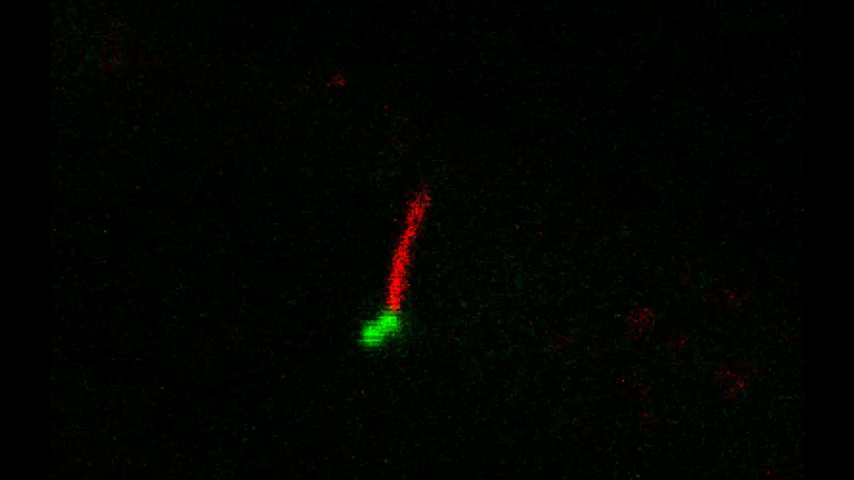
%> input picture Data/mmc4/mmc4_031.jpg, 854 x 480 px; its folder holds 4 pictures in this run
$ octave visualiseCilia_mmc4_2024_10_03.m   (GNU Octave 9; MATLAB toolbox functions it lacks are replaced by stand-ins)
%> lines starting %> are read from the running program, lines starting %| are printed output that depends on the picture; in (x1, y1, x2, y2) boxes, pixels count from 0 and x2, y2 are one past the last pixel; in counts of white or black regions, pixels touching at a corner belong together; the program's own positions count from 1
%% Cilia project
% Initial assessment of the positions of the cilia
clear all
close all
clc
%% Define locations and folder to read
warning('off')
if strcmp('/',filesep)
    baseDirectory    = '/Users/ccr22/Academic/GitHub/Cilia/Data/mmc4';
else
    baseDirectory    = 'C:\Users\sbbk034\OneDrive - City, University of London\Documents\GitHub\Cilia\Data\mmc4';
end
% read all the folders with data, use wildcards to discard . and ..
dir0            = dir(strcat(baseDirectory,filesep,'*.jpg'));
numFrames       = size(dir0,1);

currImage       = imread(strcat(strcat(baseDirectory,filesep,dir0(1).name)));
%> currImage is the input picture: size 480x854x3 uint8; mean R, G, B 1.8, 3.9, 0.8
[rows,cols,levs] = size(currImage);
%> rows = 480; cols = 854; levs = 3
thresR          = graythresh(currImage(:,:,1));
%> thresR = 0.278
%%
filtG           = fspecial("gaussian",9,6);

for k=1:numFrames
    currImage = imread(strcat(strcat(baseDirectory,filesep,dir0(k).name)));

    % remove clock and other elements
    currImage([1:100 350:rows],:,:) = 0;
    currImage(:,[1:100 650:cols],:) = 0;
%> currImage: size 480x854x3 uint8; mean R, G, B 1.1, 1.9, 0.3
    thresR                          = 255*graythresh(currImage(:,:,1));
%> thresR = 70
    cilia_0                         = imfilter(currImage(:,:,1),filtG);
    cilia_1                         = cilia_0>thresR;
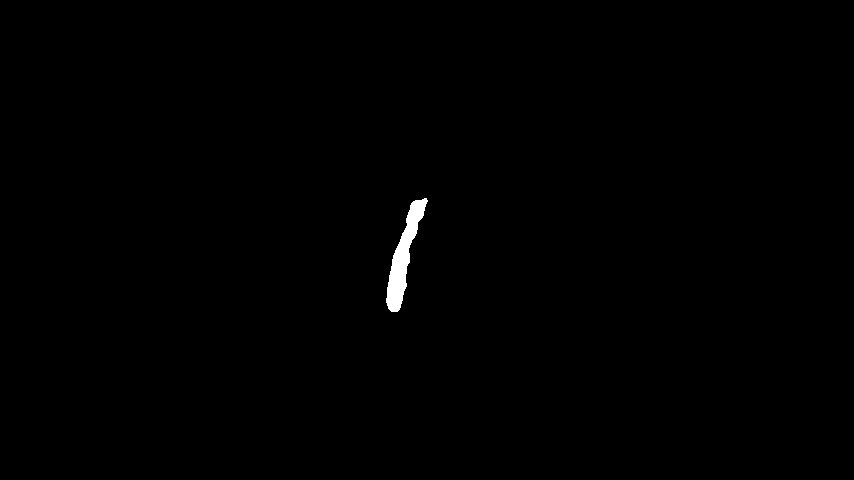
%> cilia_1: size 480x854 logical; 0.42% white; 1 white region, box (x1, y1, x2, y2) and area: (386, 198, 428, 312) 1707
    cilia_2                         = bwmorph(cilia_1,'majority');
%> cilia_2: size 480x854 logical; 0.42% white; 1 white region, box (x1, y1, x2, y2) and area: (386, 198, 428, 312) 1706
    [cilia_3,numObj(k)]                = bwlabel(cilia_2);
    cilia_3P{k}                        = regionprops(cilia_3,'Area','Centroid','BoundingBox','MajorAxisLength','MinorAxisLength','Orientation');
    %imagesc(cilia_3);colorbar
    %drawnow
end
%> pass 2 of the loop `for k=1:numFrames`:
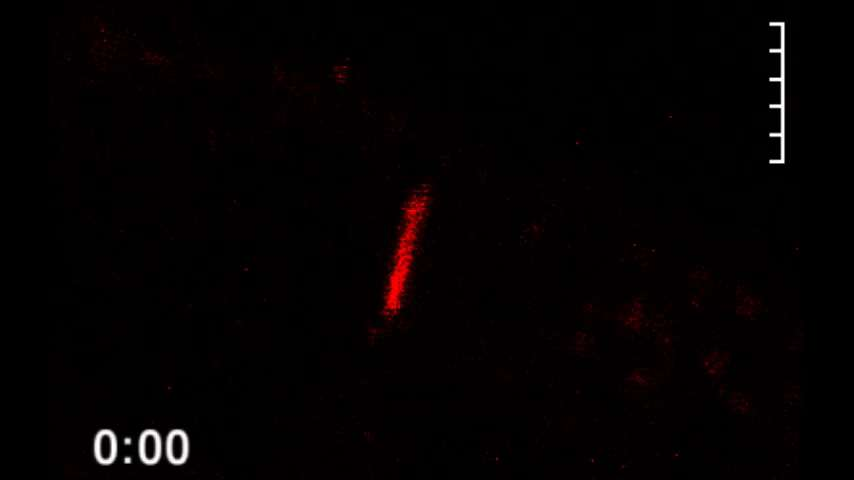
%> input picture Data/mmc4/mmc4_047.jpg, 854 x 480 px
%> currImage is the input picture: size 480x854x3 uint8; mean R, G, B 4.5, 1.7, 2.1
%> `currImage(:,[1:100 650:cols],:) = 0;`:
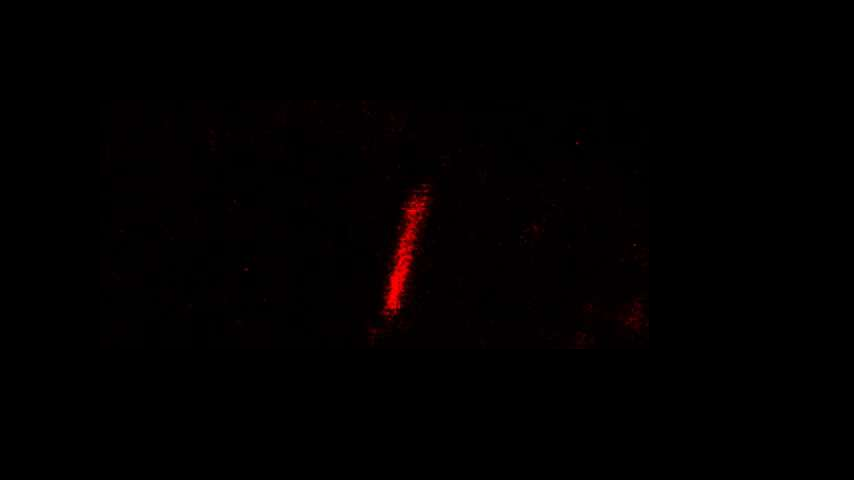
%> currImage: size 480x854x3 uint8; mean R, G, B 1.8, 0.2, 0.3
%> `thresR                          = 255*graythresh(currImage(:,:,1));`: thresR = 78
%> `cilia_1                         = cilia_0>thresR;`:
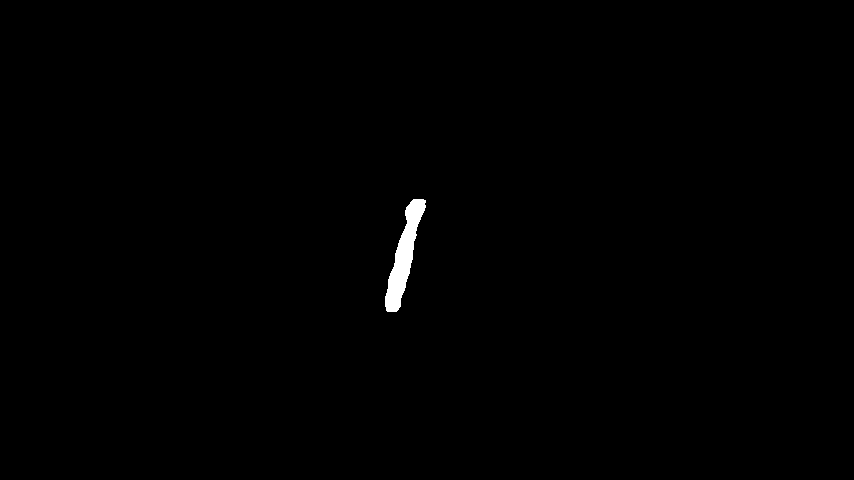
%> cilia_1: size 480x854 logical; 0.45% white; 1 white region, box (x1, y1, x2, y2) and area: (385, 199, 426, 312) 1846
%> cilia_2: size 480x854 logical; 0.45% white; 1 white region, box (x1, y1, x2, y2) and area: (385, 199, 426, 312) 1845
%> pass 3 of the loop `for k=1:numFrames`:
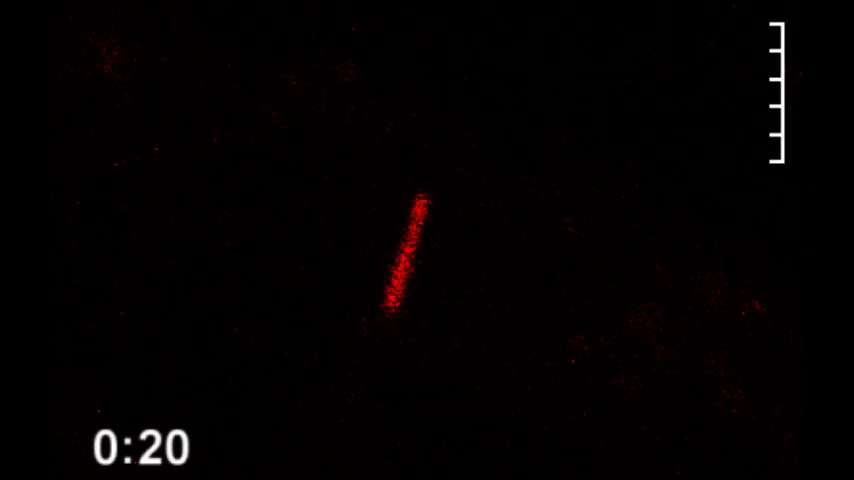
%> input picture Data/mmc4/mmc4_049.jpg, 854 x 480 px
%> currImage is the input picture: size 480x854x3 uint8; mean R, G, B 4.2, 1.7, 2.1
%> `currImage(:,[1:100 650:cols],:) = 0;`:
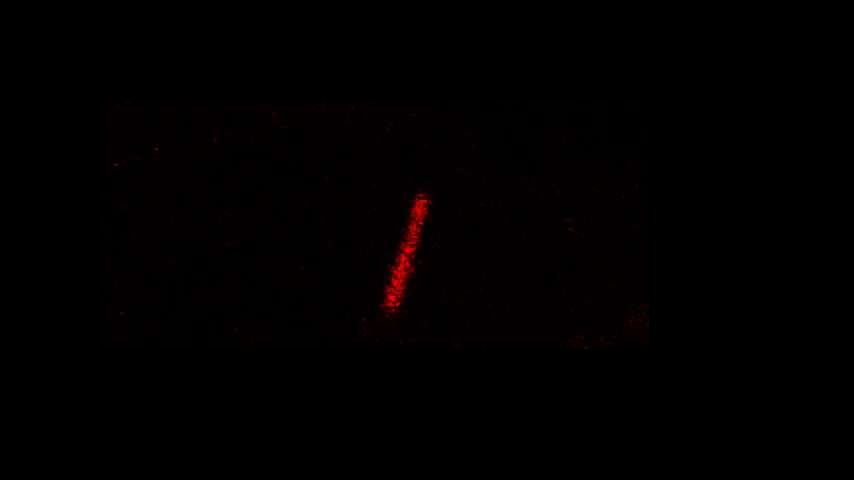
%> currImage: size 480x854x3 uint8; mean R, G, B 1.6, 0.1, 0.3
%> `thresR                          = 255*graythresh(currImage(:,:,1));`: thresR = 62
%> `cilia_1                         = cilia_0>thresR;`:
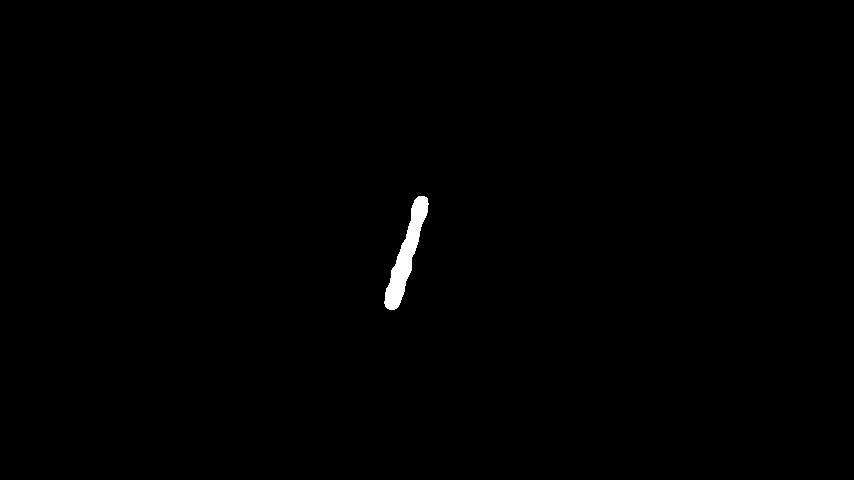
%> cilia_1: size 480x854 logical; 0.44% white; 1 white region, box (x1, y1, x2, y2) and area: (384, 196, 429, 310) 1789
%> the loop made 4 passes; the first 3 are shown

%% interpolate to discard cases where the decapitated rejoins
centroids_2=[];
%> centroids_2 = []
centroids_1=[];
for k=1:numFrames
    centroids_1(k,:) = [cilia_3P{k}(1).Centroid cilia_3P{k}(1).Orientation cilia_3P{k}(1).MajorAxisLength cilia_3P{k}(1).MinorAxisLength] ;
    if numObj(k)>1
        centroids_2(k,:) = [cilia_3P{k}(2).Centroid  cilia_3P{k}(1).Orientation cilia_3P{k}(2).MajorAxisLength  cilia_3P{k}(2).MinorAxisLength];
    end
end
%%
for k=2:numFrames-1
    centroids_1(k,:) = median([centroids_1(k-1:k+1,:)]);
%> (the run ends here)
